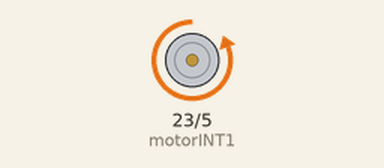
This sketch was run on a simulated Arduino Mega 2560, built with avr-gcc and run on an emulated ATmega2560. Parts: motor-driver pin pairs drawn as motors (green arrow = first pin HIGH = forward, orange = second pin HIGH = backward, longer = more drive).

Above: at 1.0 s.
At 2.5 s:
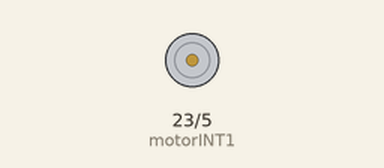
At 4.0 s:
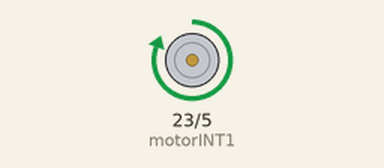
Timing chart, 0 to 7.8 s (numbered marks = the images above):
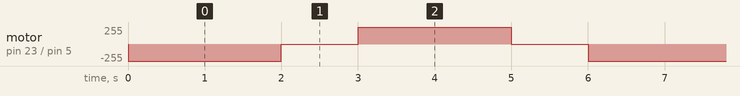

The sketch:

test_L298N_motor_driver.ino
```cpp
int motorINT1 = 23;   // control pin for motor
int motorINT2 = 5;    // control pin for motor

void setup() {
  pinMode(motorINT1, OUTPUT);
  pinMode(motorINT2, OUTPUT);
}

void loop() {
  // CLOCKWISE (Looking at the side of the motor with screwheads facing towards you)
  digitalWrite(motorINT1, LOW);
  digitalWrite(motorINT2, HIGH);
  delay(2000);

  // STOP
  digitalWrite(motorINT1, LOW);
  digitalWrite(motorINT2, LOW);
  delay(1000);

  // COUNTERCLOCKWISE
  digitalWrite(motorINT1, HIGH);
  digitalWrite(motorINT2, LOW);
  delay(2000);

  // STOP
  digitalWrite(motorINT1, LOW);
  digitalWrite(motorINT2, LOW);
  delay(1000);
}
```

Measured:
- by itself, motor on pin 23 (motorINT1) / pin 5 (motorINT2): repeats every 6.0 s: stopped 1.0 s, forward 255/255 2.0 s, stopped 1.0 s, backward 255/255 2.0 s
